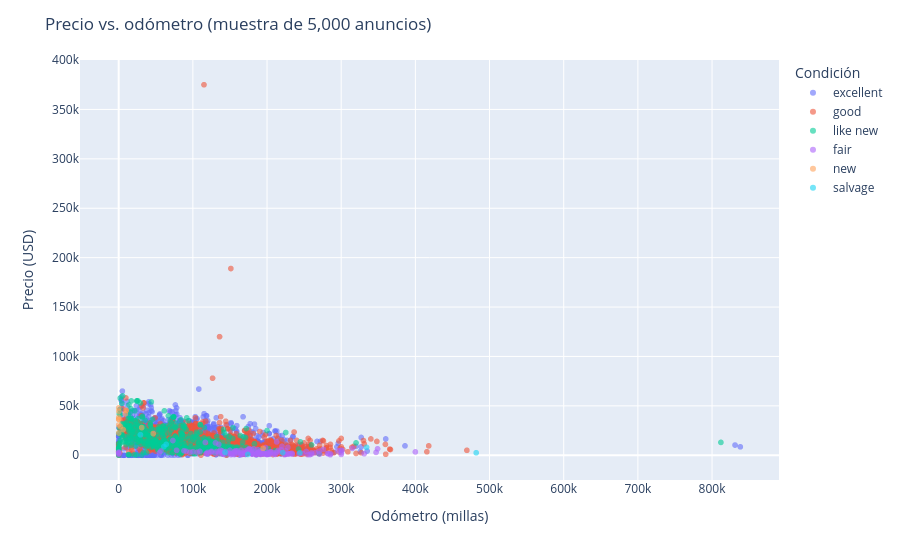

Write notebook code for a chart like this one.
### Markdown cell above
## 6. Precio vs. odómetro

### Code cell
sample = car_data.dropna(subset=['odometer']).sample(5000, random_state=42)
fig = px.scatter(sample, x='odometer', y='price', color='condition', opacity=0.6,
                 labels={'odometer': 'Odómetro (millas)', 'price': 'Precio (USD)', 'condition': 'Condición'})
fig.update_layout(title_text='Precio vs. odómetro (muestra de 5,000 anuncios)')
fig.show()

### Figure 1 — Plotly figure (JSON) as saved in the notebook; plotly's stock layout.template omitted (floating-point values rounded to 4 significant figures; data arrays with more than 128 entries replaced by an {"elided": "..."} marker saying what was removed)
{"data": [{"hovertemplate": "Condición=excellent<br>Odómetro (millas)=%{x}<br>Precio (USD)=%{y}<extra></extra>", "legendgroup": "excellent", "marker": {"color": "#636efa", "opacity": 0.6, "symbol": "circle"}, "mode": "markers", "name": "excellent", "showlegend": true, "type": "scattergl", "x": {"elided": "2408 float values"}, "xaxis": "x", "y": {"elided": "2408 int values"}, "yaxis": "y"}, {"hovertemplate": "Condición=good<br>Odómetro (millas)=%{x}<br>Precio (USD)=%{y}<extra></extra>", "legendgroup": "good", "marker": {"color": "#EF553B", "opacity": 0.6, "symbol": "circle"}, "mode": "markers", "name": "good", "showlegend": true, "type": "scattergl", "x": {"elided": "1971 float values"}, "xaxis": "x", "y": {"elided": "1971 int values"}, "yaxis": "y"}, {"hovertemplate": "Condición=like new<br>Odómetro (millas)=%{x}<br>Precio (USD)=%{y}<extra></extra>", "legendgroup": "like new", "marker": {"color": "#00cc96", "opacity": 0.6, "symbol": "circle"}, "mode": "markers", "name": "like new", "showlegend": true, "type": "scattergl", "x": {"elided": "454 float values"}, "xaxis": "x", "y": {"elided": "454 int values"}, "yaxis": "y"}, {"hovertemplate": "Condición=fair<br>Odómetro (millas)=%{x}<br>Precio (USD)=%{y}<extra></extra>", "legendgroup": "fair", "marker": {"color": "#ab63fa", "opacity": 0.6, "symbol": "circle"}, "mode": "markers", "name": "fair", "showlegend": true, "type": "scattergl", "x": {"elided": "144 float values"}, "xaxis": "x", "y": {"elided": "144 int values"}, "yaxis": "y"}, {"hovertemplate": "Condición=new<br>Odómetro (millas)=%{x}<br>Precio (USD)=%{y}<extra></extra>", "legendgroup": "new", "marker": {"color": "#FFA15A", "opacity": 0.6, "symbol": "circle"}, "mode": "markers", "name": "new", "showlegend": true, "type": "scattergl", "x": [9000.0, 20.0, 2400.0, 202.0, 194700.0, 46570.0, 31000.0, 10.0, 7.0, 6000.0, 10200.0, 8.0, 5.0, 5.0], "xaxis": "x", "y": [42000, 22525, 29000, 44505, 7000, 21999, 28000, 30740, 38414, 26000, 45500, 47950, 36347, 36494], "yaxis": "y"}, {"hovertemplate": "Condición=salvage<br>Odómetro (millas)=%{x}<br>Precio (USD)=%{y}<extra></extra>", "legendgroup": "salvage", "marker": {"color": "#19d3f3", "opacity": 0.6, "symbol": "circle"}, "mode": "markers", "name": "salvage", "showlegend": true, "type": "scattergl", "x": [482000.0, 244400.0, 143300.0, 334200.0, 221200.0, 29330.0, 60920.0, 64050.0, 174000.0], "xaxis": "x", "y": [2500, 2500, 2950, 8000, 2700, 20750, 8750, 11000, 800], "yaxis": "y"}], "layout": {"legend": {"title": {"text": "Condición"}, "tracegroupgap": 0}, "margin": {"t": 60}, "title": {"text": "Precio vs. odómetro (muestra de 5,000 anuncios)"}, "xaxis": {"anchor": "y", "domain": [0.0, 1.0], "title": {"text": "Odómetro (millas)"}}, "yaxis": {"anchor": "x", "domain": [0.0, 1.0], "title": {"text": "Precio (USD)"}}}}
